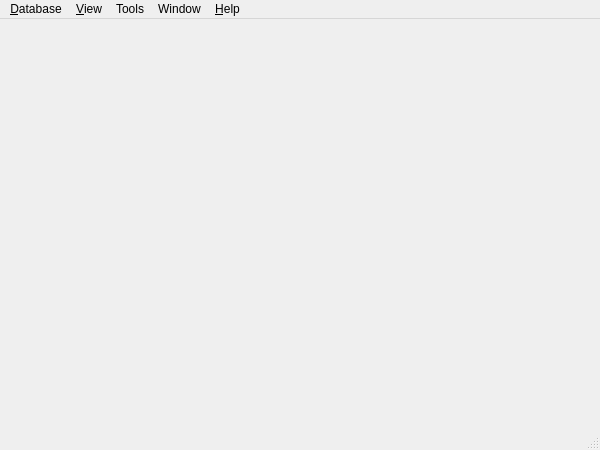
<?xml version="1.0" encoding="UTF-8"?>
<ui version="4.0">
 <class>MainWindow</class>
 <widget class="QMainWindow" name="MainWindow">
  <property name="geometry">
   <rect>
    <x>0</x>
    <y>0</y>
    <width>600</width>
    <height>450</height>
   </rect>
  </property>
  <property name="windowTitle">
   <string notr="true">MainWindow</string>
  </property>
  <property name="autoFillBackground">
   <bool>false</bool>
  </property>
  <widget class="QWidget" name="centralWidget"/>
  <widget class="QMenuBar" name="menuBar">
   <property name="geometry">
    <rect>
     <x>0</x>
     <y>0</y>
     <width>600</width>
     <height>25</height>
    </rect>
   </property>
   <widget class="QMenu" name="menuOptions">
    <property name="title">
     <string>&amp;View</string>
    </property>
    <addaction name="actionFullscreen"/>
    <addaction name="actionAnimation"/>
    <addaction name="actionOriginal_Position"/>
   </widget>
   <widget class="QMenu" name="menuHelp">
    <property name="title">
     <string>&amp;Help</string>
    </property>
    <addaction name="actionAbout"/>
   </widget>
   <widget class="QMenu" name="menuDatabase">
    <property name="title">
     <string>&amp;Database</string>
    </property>
    <addaction name="actionOpen"/>
    <addaction name="actionInformation"/>
    <addaction name="separator"/>
    <addaction name="actionLoad_map"/>
    <addaction name="actionSave_map_2"/>
    <addaction name="actionSave_map"/>
    <addaction name="actionImport_2"/>
    <addaction name="separator"/>
    <addaction name="actionExit"/>
   </widget>
   <widget class="QMenu" name="menuTools">
    <property name="title">
     <string>Tools</string>
    </property>
    <addaction name="actionFeatures_Extract"/>
    <addaction name="actionIndexing"/>
    <addaction name="actionSearch"/>
    <addaction name="separator"/>
    <addaction name="actionCapture_screen"/>
    <addaction name="actionPlugins"/>
   </widget>
   <widget class="QMenu" name="menuWindow">
    <property name="title">
     <string>Window</string>
    </property>
    <addaction name="actionClose"/>
    <addaction name="actionClose_All"/>
    <addaction name="separator"/>
    <addaction name="actionTile"/>
    <addaction name="actionCascade"/>
    <addaction name="separator"/>
    <addaction name="actionNormal"/>
    <addaction name="actionSOM_4"/>
    <addaction name="actionRearrangement"/>
   </widget>
   <addaction name="menuDatabase"/>
   <addaction name="menuOptions"/>
   <addaction name="menuTools"/>
   <addaction name="menuWindow"/>
   <addaction name="menuHelp"/>
  </widget>
  <widget class="QStatusBar" name="statusBar"/>
  <action name="actionOpen">
   <property name="checkable">
    <bool>false</bool>
   </property>
   <property name="text">
    <string>&amp;Open...</string>
   </property>
   <property name="shortcut">
    <string>Ctrl+O</string>
   </property>
  </action>
  <action name="actionExit">
   <property name="text">
    <string>&amp;Exit</string>
   </property>
   <property name="shortcut">
    <string>Ctrl+Q</string>
   </property>
  </action>
  <action name="actionAbout">
   <property name="text">
    <string>&amp;About glMiSOM...</string>
   </property>
   <property name="toolTip">
    <string>Acerca de Visualizador de Moléculas</string>
   </property>
  </action>
  <action name="actionFullscreen">
   <property name="enabled">
    <bool>false</bool>
   </property>
   <property name="text">
    <string>Fullscreen</string>
   </property>
  </action>
  <action name="actionColor_Histogram">
   <property name="enabled">
    <bool>false</bool>
   </property>
   <property name="text">
    <string>Color Histogram</string>
   </property>
  </action>
  <action name="actionHu_Moments">
   <property name="enabled">
    <bool>false</bool>
   </property>
   <property name="text">
    <string>Hu Moments</string>
   </property>
  </action>
  <action name="actionMatrix_Cooccurrences">
   <property name="enabled">
    <bool>false</bool>
   </property>
   <property name="text">
    <string>Matrix Cooccurrences</string>
   </property>
  </action>
  <action name="actionAnimation">
   <property name="checkable">
    <bool>true</bool>
   </property>
   <property name="enabled">
    <bool>false</bool>
   </property>
   <property name="text">
    <string>Animation</string>
   </property>
  </action>
  <action name="actionTraining">
   <property name="enabled">
    <bool>false</bool>
   </property>
   <property name="text">
    <string>Training...</string>
   </property>
  </action>
  <action name="actionNormal_2">
   <property name="checkable">
    <bool>true</bool>
   </property>
   <property name="enabled">
    <bool>false</bool>
   </property>
   <property name="text">
    <string>Normal</string>
   </property>
  </action>
  <action name="actionSOM">
   <property name="checkable">
    <bool>true</bool>
   </property>
   <property name="enabled">
    <bool>false</bool>
   </property>
   <property name="text">
    <string>SOM</string>
   </property>
  </action>
  <action name="actionSOM_rearranged">
   <property name="checkable">
    <bool>true</bool>
   </property>
   <property name="enabled">
    <bool>false</bool>
   </property>
   <property name="text">
    <string>SOM rearranged</string>
   </property>
  </action>
  <action name="actionInformation">
   <property name="enabled">
    <bool>false</bool>
   </property>
   <property name="text">
    <string>Information</string>
   </property>
  </action>
  <action name="actionOriginal_Position">
   <property name="enabled">
    <bool>false</bool>
   </property>
   <property name="text">
    <string>Original Position</string>
   </property>
  </action>
  <action name="actionFeatures_Extract">
   <property name="enabled">
    <bool>false</bool>
   </property>
   <property name="text">
    <string>Features Extract...</string>
   </property>
  </action>
  <action name="actionImport">
   <property name="enabled">
    <bool>false</bool>
   </property>
   <property name="text">
    <string>Import...</string>
   </property>
  </action>
  <action name="actionIndexing">
   <property name="enabled">
    <bool>false</bool>
   </property>
   <property name="text">
    <string>Indexing...</string>
   </property>
  </action>
  <action name="actionLoad_map">
   <property name="enabled">
    <bool>false</bool>
   </property>
   <property name="text">
    <string>Load map...</string>
   </property>
  </action>
  <action name="actionSave_map">
   <property name="enabled">
    <bool>false</bool>
   </property>
   <property name="text">
    <string>Save map as...</string>
   </property>
  </action>
  <action name="actionSearch">
   <property name="enabled">
    <bool>false</bool>
   </property>
   <property name="text">
    <string>Search...</string>
   </property>
  </action>
  <action name="actionNormal">
   <property name="enabled">
    <bool>false</bool>
   </property>
   <property name="text">
    <string>Normal</string>
   </property>
  </action>
  <action name="actionSOM_2">
   <property name="enabled">
    <bool>false</bool>
   </property>
   <property name="text">
    <string>SOM</string>
   </property>
  </action>
  <action name="actionRearrangement">
   <property name="enabled">
    <bool>false</bool>
   </property>
   <property name="text">
    <string>Rearrangement</string>
   </property>
  </action>
  <action name="actionSOM_3">
   <property name="text">
    <string>SOM</string>
   </property>
  </action>
  <action name="actionSOM_4">
   <property name="enabled">
    <bool>false</bool>
   </property>
   <property name="text">
    <string>SOM</string>
   </property>
  </action>
  <action name="actionClose">
   <property name="text">
    <string>Close</string>
   </property>
  </action>
  <action name="actionClose_All">
   <property name="text">
    <string>Close All</string>
   </property>
  </action>
  <action name="actionTile">
   <property name="text">
    <string>Tile</string>
   </property>
  </action>
  <action name="actionCascade">
   <property name="text">
    <string>Cascade</string>
   </property>
  </action>
  <action name="actionCapture_screen">
   <property name="enabled">
    <bool>false</bool>
   </property>
   <property name="text">
    <string>Capture screen...</string>
   </property>
  </action>
  <action name="actionPlugins">
   <property name="enabled">
    <bool>true</bool>
   </property>
   <property name="text">
    <string>Plugins</string>
   </property>
  </action>
  <action name="actionImport_2">
   <property name="enabled">
    <bool>false</bool>
   </property>
   <property name="text">
    <string>Import...</string>
   </property>
  </action>
  <action name="actionSave_map_2">
   <property name="enabled">
    <bool>false</bool>
   </property>
   <property name="text">
    <string>Save map...</string>
   </property>
  </action>
 </widget>
 <layoutdefault spacing="6" margin="11"/>
 <resources/>
 <connections/>
</ui>
